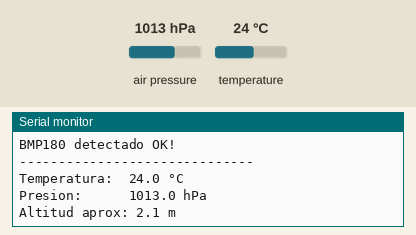
A sketch run on a simulated Arduino Uno, built with avr-gcc and run on an emulated ATmega328P. Parts: the last lines printed to the serial monitor. Inputs (shaded band) come from the test bench; at power-on: air pressure 1013 hPa, temperature 24 °C.

Above: at 1.2 s.
1.3 s: air pressure set to 952 hPa
At 3.3 s:
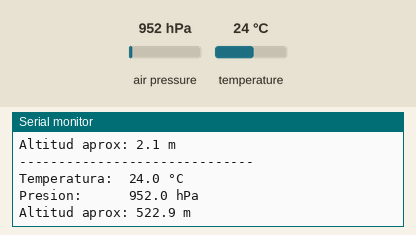
3.6 s: temperature set to 12 °C
At 5.5 s:
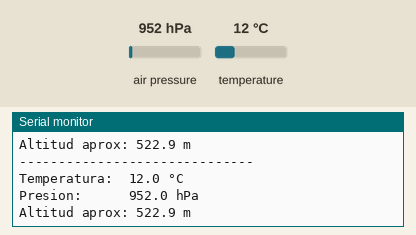
5.9 s: air pressure set to 975 hPa
At 6.6 s:
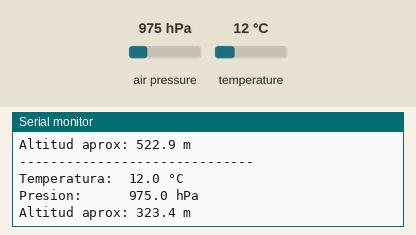
Timing chart, 0 to 8.9 s (numbered marks = the images above; inputs shaded):
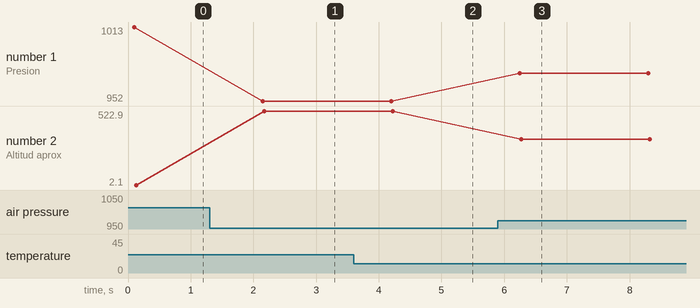

Measured:
- after the input at 1.3 s, the serial monitor: prints a new line after 0.85 s (image 1)
- after the input at 3.6 s, the serial monitor: prints a new line after 0.57 s (image 2)
- after the input at 5.9 s, the serial monitor: prints a new line after 0.35 s (image 3)
- plotted number 1: 1013 → 952 after the input at 1.3 s, 952 → 975 after the input at 5.9 s
- plotted number 2: 2.1 → 522.9 after the input at 1.3 s, 522.9 → 323.4 after the input at 5.9 s

The sketch:

BMP_180.ino
```cpp
#include <Wire.h>
#include <Adafruit_BMP085.h>

Adafruit_BMP085 bmp;

void setup() {
  Serial.begin(9600);//velocidad de monitor serial
  Serial.println("=== Test BMP180 ===");

  if (!bmp.begin()) {
    Serial.println("ERROR: No se encontro el BMP180!");
    Serial.println("Revisa el cableado (SDA, SCL, VCC, GND)");
    while (1); // Se queda aqui si no encuentra el sensor
  }

  Serial.println("BMP180 detectado OK!");
}

void loop() {
  float temperatura = bmp.readTemperature();// temperatura en °C
  long  presion     = bmp.readPressure();// presión en Pa
  float presionHPa  = presion / 100.0;//presion en  hPa / mbar
  float altitud     = bmp.readAltitude(101325);// metros (presion al nivel del mar estandar)
//RESULTADOS
  Serial.println("------------------------------");
  Serial.print("Temperatura:  ");
  Serial.print(temperatura, 1);
  Serial.println(" °C");

  Serial.print("Presion:      ");
  Serial.print(presionHPa, 1);
  Serial.println(" hPa");

  Serial.print("Altitud aprox: ");
  Serial.print(altitud, 1);
  Serial.println(" m");

  delay(2000);
}
```
